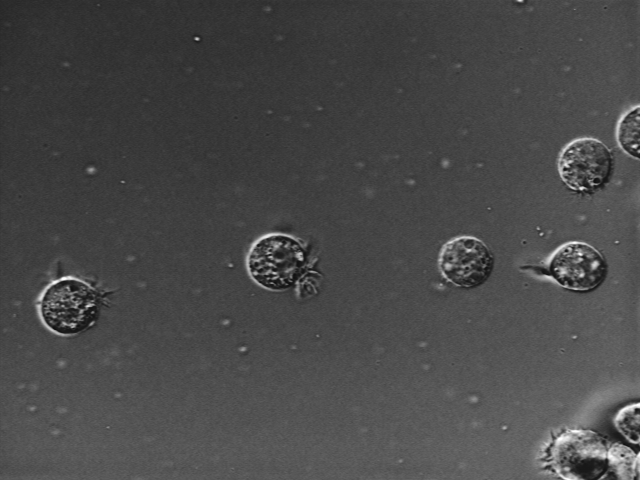
%> input picture Codigos/cell.tif, 640 x 480 px
$ octave Clase25_Abril.m   (GNU Octave 9; MATLAB toolbox functions it lacks are replaced by stand-ins)
%> lines starting %> are read from the running program, lines starting %| are printed output that depends on the picture
%25 de abril

%% Primer ejercicio

% Create Gray-Level Co-occurrence Matrix for Grayscale Image
I = imread('cell.tif');
%> I is the input picture: size 480x640 uint8; min 15, max 254, mean 73.1
imshow(I)
glcm = graycomatrix(I,'Offset',[2 0])
%> glcm = [640 633 201 87 53 23 4 0; 654 83104 12284 511 190 59 11 0; 215 11292 170471 4834 489 180 45 8; 84 603 4435 7795 789 288 109 26; 43 210 436 791 1014 428 126 40; 16 108 144 297 422 571 189 49; 1 33 39 72 135 218 166 48; 3 2 21 12 18 35 72 44]

%Create Gray-Level Co-occurrence Matrix Returning Scaled Image
I = [ 1 1 5 6 8 8; 2 3 5 7 0 2; 0 2 3 5 6 7]
[glcm,SI] = graycomatrix(I,'NumLevels',9,'GrayLimits',[])

%Calculate GLCMs using Four Different Offsets
I = imread('cell.tif');
imshow(I)
offsets = [0 1; -1 1;-1 0;-1 -1];
[glcms,SI] = graycomatrix(I,'Offset',offsets);
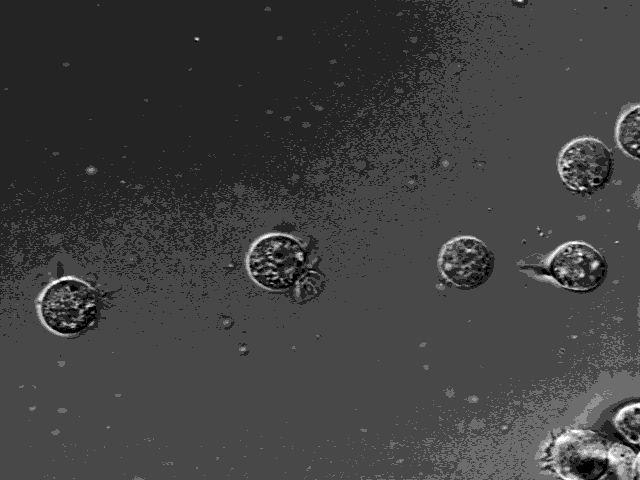
%> SI: size 480x640 double; min 1, max 8, mean 2.77; drawn with min black and max white
imshow(rescale(SI))
whos

%Calculate Symmetric GLCM for Grayscale Image
I = imread('cell.tif');
[glcm,SI] = graycomatrix(I,'Offset',[2 0],'Symmetric',true);
%> glcm = [1280 1287 416 171 96 39 5 3; 1287 166208 23576 1114 400 167 44 2; 416 23576 340942 9269 925 324 84 29; 171 1114 9269 15590 1580 585 181 38; 96 400 925 1580 2028 850 261 58; 39 167 324 585 850 1142 407 84; 5 44 84 181 261 407 332 120; 3 2 29 38 58 84 120 88]
glcm
imshow(rescale(SI))

%% Segundo ejercicio
%Using LBP Features to Differentiate Images by texture
Fur_ = imread('fur.jpg');
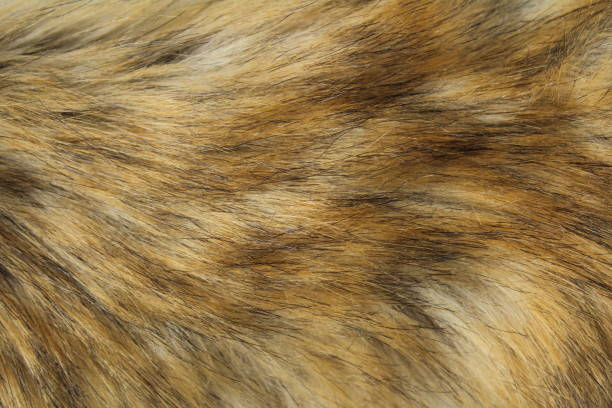
%> input picture Codigos/fur.jpg, 612 x 408 px
%> Fur_ is the input picture: size 408x612x3 uint8; mean R, G, B 148.8, 120.2, 74
fur=rgb2gray(Fur_);
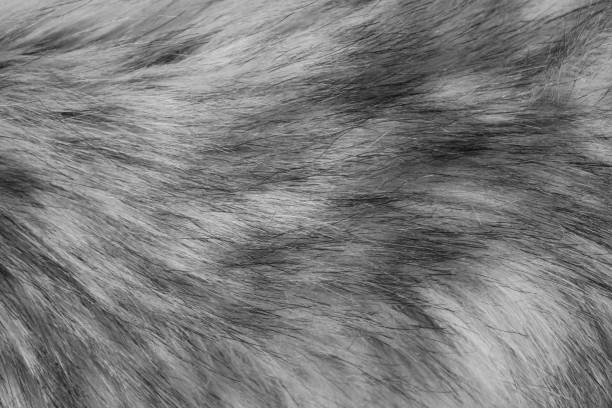
%> fur: size 408x612 uint8; min 12, max 219, mean 123.5

rotatedBrickWall_ = imread('bricksRotated.jpg');
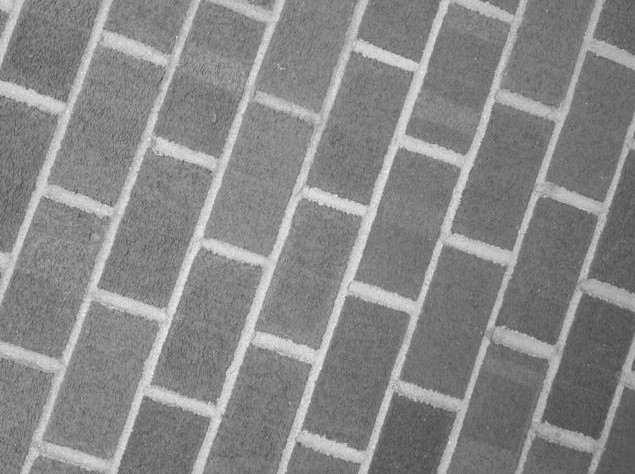
%> input picture Codigos/bricksRotated.jpg, 635 x 474 px
%> rotatedBrickWall_ is the input picture: size 474x635x3 uint8; min 69, max 249, mean 135.4
rotatedBrickWall=rgb2gray(rotatedBrickWall_);

carpet_ = imread('carpet.jpg');
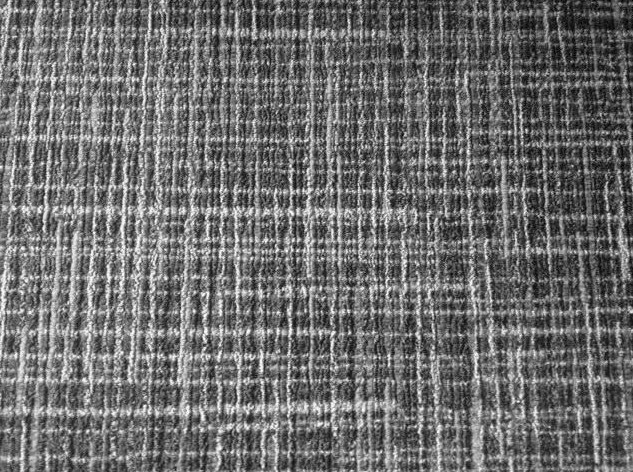
%> input picture Codigos/carpet.jpg, 633 x 472 px
%> carpet_ is the input picture: size 472x633x3 uint8; min 0, max 255, mean 109.3
carpet=rgb2gray(carpet_);

figure; imshow(fur); title('Fur')
figure; imshow(rotatedBrickWall); title('Rotated Bricks')
figure; imshow(carpet); title('Carpet')


%> (the run ends here)
